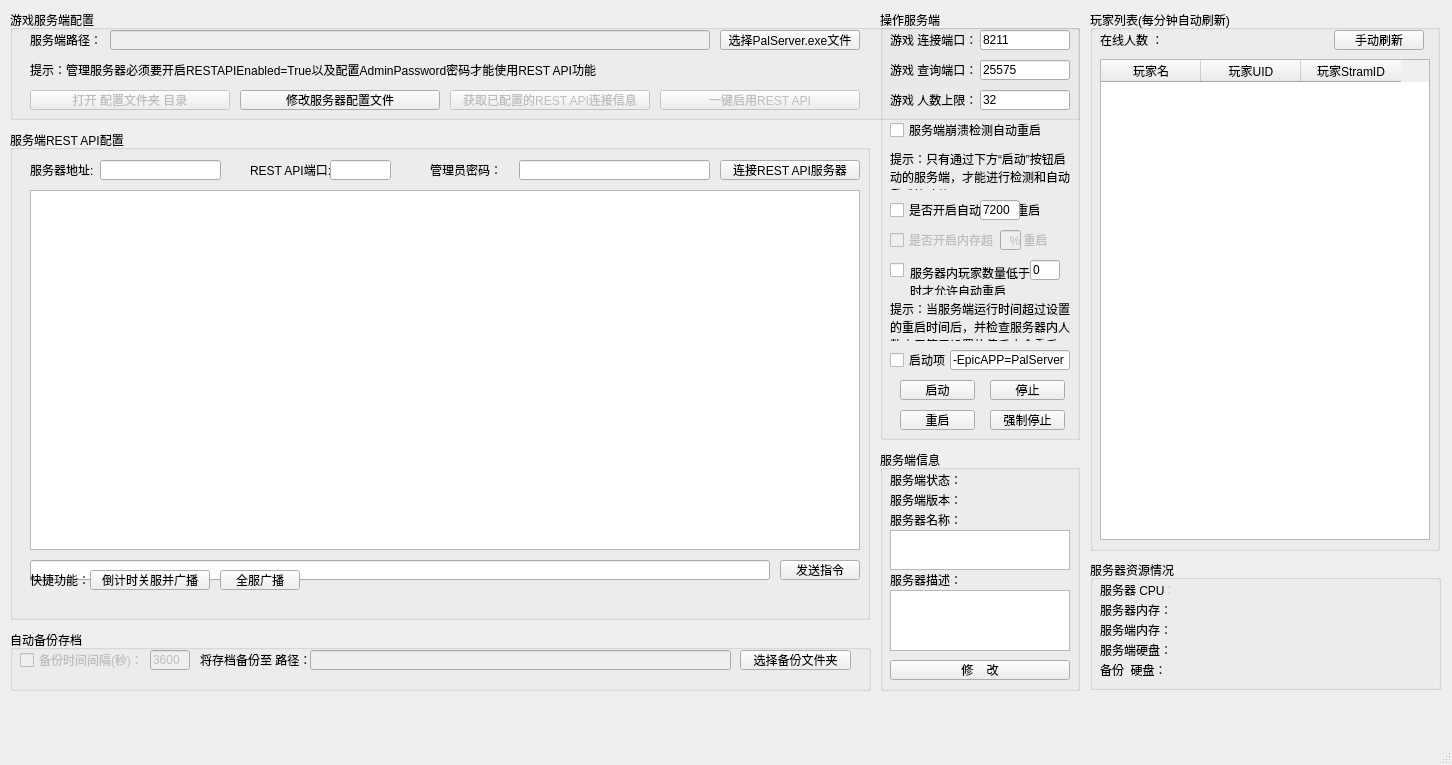
 <widget class="QMainWindow" name="MainWindow">
  <property name="geometry">
   <rect>
    <x>0</x>
    <y>0</y>
    <width>1452</width>
    <height>765</height>
   </rect>
  </property>
  <property name="windowTitle">
   <string>MainWindow</string>
  </property>
  <widget class="QWidget" name="centralwidget">
   <widget class="QGroupBox" name="groupBox">
    <property name="geometry">
     <rect>
      <x>10</x>
      <y>10</y>
      <width>1070</width>
      <height>110</height>
     </rect>
    </property>
    <property name="title">
     <string>游戏服务端配置</string>
    </property>
    <widget class="QLabel" name="label">
     <property name="geometry">
      <rect>
       <x>20</x>
       <y>20</y>
       <width>80</width>
       <height>20</height>
      </rect>
     </property>
     <property name="text">
      <string>服务端路径：</string>
     </property>
    </widget>
    <widget class="QLineEdit" name="line_edit_palserver_path">
     <property name="enabled">
      <bool>false</bool>
     </property>
     <property name="geometry">
      <rect>
       <x>100</x>
       <y>20</y>
       <width>600</width>
       <height>20</height>
      </rect>
     </property>
    </widget>
    <widget class="QPushButton" name="button_select_file">
     <property name="geometry">
      <rect>
       <x>710</x>
       <y>20</y>
       <width>140</width>
       <height>20</height>
      </rect>
     </property>
     <property name="text">
      <string>选择PalServer.exe文件</string>
     </property>
    </widget>
    <widget class="QPushButton" name="button_automatic_api">
     <property name="enabled">
      <bool>false</bool>
     </property>
     <property name="geometry">
      <rect>
       <x>650</x>
       <y>80</y>
       <width>200</width>
       <height>20</height>
      </rect>
     </property>
     <property name="text">
      <string>一键启用REST API</string>
     </property>
    </widget>
    <widget class="QPushButton" name="button_edit_settings">
     <property name="enabled">
      <bool>true</bool>
     </property>
     <property name="geometry">
      <rect>
       <x>230</x>
       <y>80</y>
       <width>200</width>
       <height>20</height>
      </rect>
     </property>
     <property name="text">
      <string>修改服务器配置文件</string>
     </property>
    </widget>
    <widget class="QPushButton" name="button_get_api_config">
     <property name="enabled">
      <bool>false</bool>
     </property>
     <property name="geometry">
      <rect>
       <x>440</x>
       <y>80</y>
       <width>200</width>
       <height>20</height>
      </rect>
     </property>
     <property name="text">
      <string>获取已配置的REST API连接信息</string>
     </property>
    </widget>
    <widget class="QLabel" name="label_5">
     <property name="geometry">
      <rect>
       <x>20</x>
       <y>50</y>
       <width>831</width>
       <height>20</height>
      </rect>
     </property>
     <property name="text">
      <string>提示：管理服务器必须要开启RESTAPIEnabled=True以及配置AdminPassword密码才能使用REST API功能</string>
     </property>
    </widget>
    <widget class="QPushButton" name="button_open_settings_dir">
     <property name="enabled">
      <bool>false</bool>
     </property>
     <property name="geometry">
      <rect>
       <x>20</x>
       <y>80</y>
       <width>200</width>
       <height>20</height>
      </rect>
     </property>
     <property name="text">
      <string>打开 配置文件夹 目录</string>
     </property>
    </widget>
   </widget>
   <widget class="QGroupBox" name="groupBox_2">
    <property name="geometry">
     <rect>
      <x>10</x>
      <y>130</y>
      <width>860</width>
      <height>490</height>
     </rect>
    </property>
    <property name="title">
     <string>服务端REST API配置</string>
    </property>
    <widget class="QLineEdit" name="line_edit_api_addr">
     <property name="geometry">
      <rect>
       <x>90</x>
       <y>30</y>
       <width>121</width>
       <height>20</height>
      </rect>
     </property>
    </widget>
    <widget class="QLabel" name="label_2">
     <property name="geometry">
      <rect>
       <x>20</x>
       <y>30</y>
       <width>80</width>
       <height>20</height>
      </rect>
     </property>
     <property name="text">
      <string>服务器地址:</string>
     </property>
    </widget>
    <widget class="QLineEdit" name="line_edit_api_password">
     <property name="geometry">
      <rect>
       <x>509</x>
       <y>30</y>
       <width>191</width>
       <height>20</height>
      </rect>
     </property>
     <property name="text">
      <string/>
     </property>
     <property name="echoMode">
      <enum>QLineEdit::Password</enum>
     </property>
    </widget>
    <widget class="QLineEdit" name="line_edit_api_port">
     <property name="geometry">
      <rect>
       <x>320</x>
       <y>30</y>
       <width>61</width>
       <height>20</height>
      </rect>
     </property>
    </widget>
    <widget class="QLabel" name="label_3">
     <property name="geometry">
      <rect>
       <x>240</x>
       <y>30</y>
       <width>80</width>
       <height>20</height>
      </rect>
     </property>
     <property name="text">
      <string>REST API端口:</string>
     </property>
    </widget>
    <widget class="QLabel" name="label_4">
     <property name="geometry">
      <rect>
       <x>420</x>
       <y>30</y>
       <width>80</width>
       <height>20</height>
      </rect>
     </property>
     <property name="text">
      <string>管理员密码：</string>
     </property>
    </widget>
    <widget class="QPushButton" name="button_test_connect">
     <property name="enabled">
      <bool>true</bool>
     </property>
     <property name="geometry">
      <rect>
       <x>710</x>
       <y>30</y>
       <width>140</width>
       <height>20</height>
      </rect>
     </property>
     <property name="text">
      <string>连接REST API服务器</string>
     </property>
    </widget>
    <widget class="QTextBrowser" name="text_browser_api_server">
     <property name="enabled">
      <bool>true</bool>
     </property>
     <property name="geometry">
      <rect>
       <x>20</x>
       <y>60</y>
       <width>830</width>
       <height>360</height>
      </rect>
     </property>
     <property name="mouseTracking">
      <bool>true</bool>
     </property>
     <property name="acceptDrops">
      <bool>true</bool>
     </property>
    </widget>
    <widget class="QPushButton" name="button_send_command">
     <property name="geometry">
      <rect>
       <x>770</x>
       <y>430</y>
       <width>80</width>
       <height>20</height>
      </rect>
     </property>
     <property name="visible">
      <bool>false</bool>
     </property>
     <property name="text">
      <string>发送指令</string>
     </property>
    </widget>
    <widget class="QLineEdit" name="line_edit_command">
     <property name="geometry">
      <rect>
       <x>20</x>
       <y>430</y>
       <width>740</width>
       <height>20</height>
      </rect>
     </property>
     <property name="visible">
      <bool>false</bool>
     </property>
    </widget>
    <widget class="QLabel" name="label_13">
     <property name="geometry">
      <rect>
       <x>20</x>
       <y>440</y>
       <width>60</width>
       <height>20</height>
      </rect>
     </property>
     <property name="text">
      <string>快捷功能：</string>
     </property>
    </widget>
    <widget class="QPushButton" name="button_countdown_stop">
     <property name="geometry">
      <rect>
       <x>80</x>
       <y>440</y>
       <width>120</width>
       <height>20</height>
      </rect>
     </property>
     <property name="text">
      <string>倒计时关服并广播</string>
     </property>
    </widget>
    <widget class="QPushButton" name="button_broadcast">
     <property name="geometry">
      <rect>
       <x>210</x>
       <y>440</y>
       <width>80</width>
       <height>20</height>
      </rect>
     </property>
     <property name="text">
      <string>全服广播</string>
     </property>
    </widget>
   </widget>
   <widget class="QGroupBox" name="groupBox_3">
    <property name="geometry">
     <rect>
      <x>880</x>
      <y>10</y>
      <width>200</width>
      <height>430</height>
     </rect>
    </property>
    <property name="title">
     <string>操作服务端</string>
    </property>
    <widget class="QLabel" name="label_6">
     <property name="geometry">
      <rect>
       <x>10</x>
       <y>20</y>
       <width>90</width>
       <height>20</height>
      </rect>
     </property>
     <property name="text">
      <string>游戏 连接端口：</string>
     </property>
    </widget>
    <widget class="QLineEdit" name="line_edit_game_port">
     <property name="geometry">
      <rect>
       <x>100</x>
       <y>20</y>
       <width>90</width>
       <height>20</height>
      </rect>
     </property>
     <property name="text">
      <string>8211</string>
     </property>
    </widget>
    <widget class="QLabel" name="label_7">
     <property name="geometry">
      <rect>
       <x>10</x>
       <y>50</y>
       <width>90</width>
       <height>20</height>
      </rect>
     </property>
     <property name="text">
      <string>游戏 查询端口：</string>
     </property>
    </widget>
    <widget class="QLineEdit" name="line_edit_game_publicport">
     <property name="geometry">
      <rect>
       <x>100</x>
       <y>50</y>
       <width>90</width>
       <height>20</height>
      </rect>
     </property>
     <property name="text">
      <string>25575</string>
     </property>
    </widget>
    <widget class="QCheckBox" name="check_box_auto_restart">
     <property name="geometry">
      <rect>
       <x>10</x>
       <y>190</y>
       <width>170</width>
       <height>20</height>
      </rect>
     </property>
     <property name="text">
      <string>是否开启自动       秒重启</string>
     </property>
    </widget>
    <widget class="QLineEdit" name="line_edit_auto_restart_time_limit">
     <property name="geometry">
      <rect>
       <x>100</x>
       <y>190</y>
       <width>40</width>
       <height>20</height>
      </rect>
     </property>
     <property name="text">
      <string>7200</string>
     </property>
    </widget>
    <widget class="QLabel" name="label_8">
     <property name="geometry">
      <rect>
       <x>30</x>
       <y>254</y>
       <width>150</width>
       <height>31</height>
      </rect>
     </property>
     <property name="text">
      <string>服务器内玩家数量低于     人时才允许自动重启</string>
     </property>
     <property name="scaledContents">
      <bool>false</bool>
     </property>
     <property name="alignment">
      <set>Qt::AlignLeading|Qt::AlignLeft|Qt::AlignTop</set>
     </property>
     <property name="wordWrap">
      <bool>true</bool>
     </property>
    </widget>
    <widget class="QCheckBox" name="check_box_auto_restart_player">
     <property name="geometry">
      <rect>
       <x>10</x>
       <y>250</y>
       <width>170</width>
       <height>20</height>
      </rect>
     </property>
     <property name="text">
      <string/>
     </property>
    </widget>
    <widget class="QLineEdit" name="line_edit_auto_restart_player_limit">
     <property name="geometry">
      <rect>
       <x>150</x>
       <y>250</y>
       <width>30</width>
       <height>20</height>
      </rect>
     </property>
     <property name="text">
      <string>0</string>
     </property>
    </widget>
    <widget class="QLabel" name="label_9">
     <property name="geometry">
      <rect>
       <x>10</x>
       <y>290</y>
       <width>180</width>
       <height>41</height>
      </rect>
     </property>
     <property name="text">
      <string>提示：当服务端运行时间超过设置的重启时间后，并检查服务器内人数小于等于设置的值后才会重启。</string>
     </property>
     <property name="scaledContents">
      <bool>false</bool>
     </property>
     <property name="alignment">
      <set>Qt::AlignLeading|Qt::AlignLeft|Qt::AlignTop</set>
     </property>
     <property name="wordWrap">
      <bool>true</bool>
     </property>
    </widget>
    <widget class="QPushButton" name="button_game_start">
     <property name="geometry">
      <rect>
       <x>20</x>
       <y>370</y>
       <width>75</width>
       <height>20</height>
      </rect>
     </property>
     <property name="text">
      <string>启动</string>
     </property>
    </widget>
    <widget class="QPushButton" name="button_game_stop">
     <property name="geometry">
      <rect>
       <x>110</x>
       <y>370</y>
       <width>75</width>
       <height>20</height>
      </rect>
     </property>
     <property name="text">
      <string>停止</string>
     </property>
    </widget>
    <widget class="QPushButton" name="button_game_restart">
     <property name="geometry">
      <rect>
       <x>20</x>
       <y>400</y>
       <width>75</width>
       <height>20</height>
      </rect>
     </property>
     <property name="text">
      <string>重启</string>
     </property>
    </widget>
    <widget class="QPushButton" name="button_game_kill">
     <property name="geometry">
      <rect>
       <x>110</x>
       <y>400</y>
       <width>75</width>
       <height>20</height>
      </rect>
     </property>
     <property name="text">
      <string>强制停止</string>
     </property>
    </widget>
    <widget class="QLabel" name="label_10">
     <property name="geometry">
      <rect>
       <x>10</x>
       <y>80</y>
       <width>90</width>
       <height>20</height>
      </rect>
     </property>
     <property name="text">
      <string>游戏 人数上限：</string>
     </property>
    </widget>
    <widget class="QLineEdit" name="line_edit_game_player_limit">
     <property name="geometry">
      <rect>
       <x>100</x>
       <y>80</y>
       <width>90</width>
       <height>20</height>
      </rect>
     </property>
     <property name="text">
      <string>32</string>
     </property>
    </widget>
    <widget class="QCheckBox" name="check_box_crash_detection">
     <property name="geometry">
      <rect>
       <x>10</x>
       <y>110</y>
       <width>170</width>
       <height>20</height>
      </rect>
     </property>
     <property name="text">
      <string>服务端崩溃检测自动重启</string>
     </property>
    </widget>
    <widget class="QLabel" name="label_16">
     <property name="geometry">
      <rect>
       <x>10</x>
       <y>140</y>
       <width>180</width>
       <height>40</height>
      </rect>
     </property>
     <property name="text">
      <string>提示：只有通过下方“启动”按钮启动的服务端，才能进行检测和自动重启等功能。</string>
     </property>
     <property name="scaledContents">
      <bool>false</bool>
     </property>
     <property name="alignment">
      <set>Qt::AlignLeading|Qt::AlignLeft|Qt::AlignTop</set>
     </property>
     <property name="wordWrap">
      <bool>true</bool>
     </property>
    </widget>
    <widget class="QLineEdit" name="line_edit_auto_restart_mem_limit">
     <property name="enabled">
      <bool>false</bool>
     </property>
     <property name="geometry">
      <rect>
       <x>120</x>
       <y>220</y>
       <width>21</width>
       <height>20</height>
      </rect>
     </property>
     <property name="text">
      <string/>
     </property>
    </widget>
    <widget class="QCheckBox" name="check_box_auto_restart_mem">
     <property name="enabled">
      <bool>false</bool>
     </property>
     <property name="geometry">
      <rect>
       <x>10</x>
       <y>220</y>
       <width>170</width>
       <height>20</height>
      </rect>
     </property>
     <property name="text">
      <string>是否开启内存超     % 重启</string>
     </property>
    </widget>
    <widget class="QCheckBox" name="check_box_launch_options">
     <property name="geometry">
      <rect>
       <x>10</x>
       <y>340</y>
       <width>180</width>
       <height>20</height>
      </rect>
     </property>
     <property name="text">
      <string>启动项</string>
     </property>
    </widget>
    <widget class="QLineEdit" name="line_edit_launch_options">
     <property name="geometry">
      <rect>
       <x>70</x>
       <y>340</y>
       <width>120</width>
       <height>20</height>
      </rect>
     </property>
     <property name="text">
      <string>-EpicAPP=PalServer</string>
     </property>
    </widget>
   </widget>
   <widget class="QGroupBox" name="groupBox_4">
    <property name="geometry">
     <rect>
      <x>880</x>
      <y>450</y>
      <width>200</width>
      <height>241</height>
     </rect>
    </property>
    <property name="title">
     <string>服务端信息</string>
    </property>
    <widget class="QLabel" name="label_11">
     <property name="geometry">
      <rect>
       <x>10</x>
       <y>40</y>
       <width>80</width>
       <height>20</height>
      </rect>
     </property>
     <property name="text">
      <string>服务端版本：</string>
     </property>
    </widget>
    <widget class="QLabel" name="label_12">
     <property name="geometry">
      <rect>
       <x>10</x>
       <y>60</y>
       <width>80</width>
       <height>20</height>
      </rect>
     </property>
     <property name="text">
      <string>服务器名称：</string>
     </property>
    </widget>
    <widget class="QLabel" name="label_server_version">
     <property name="geometry">
      <rect>
       <x>80</x>
       <y>40</y>
       <width>110</width>
       <height>20</height>
      </rect>
     </property>
     <property name="text">
      <string/>
     </property>
    </widget>
    <widget class="QTextEdit" name="text_edit_server_name">
     <property name="geometry">
      <rect>
       <x>10</x>
       <y>80</y>
       <width>180</width>
       <height>40</height>
      </rect>
     </property>
     <property name="html">
      <string>&lt;!DOCTYPE HTML PUBLIC &quot;-//W3C//DTD HTML 4.0//EN&quot; &quot;http://www.w3.org/TR/REC-html40/strict.dtd&quot;&gt;
&lt;html&gt;&lt;head&gt;&lt;meta name=&quot;qrichtext&quot; content=&quot;1&quot; /&gt;&lt;style type=&quot;text/css&quot;&gt;
p, li { white-space: pre-wrap; }
&lt;/style&gt;&lt;/head&gt;&lt;body style=&quot; font-family:'SimSun'; font-size:9pt; font-weight:400; font-style:normal;&quot;&gt;
&lt;p style=&quot;-qt-paragraph-type:empty; margin-top:0px; margin-bottom:0px; margin-left:0px; margin-right:0px; -qt-block-indent:0; text-indent:0px;&quot;&gt;&lt;br /&gt;&lt;/p&gt;&lt;/body&gt;&lt;/html&gt;</string>
     </property>
    </widget>
    <widget class="QPushButton" name="button_edit_server_name">
     <property name="enabled">
      <bool>true</bool>
     </property>
     <property name="geometry">
      <rect>
       <x>10</x>
       <y>210</y>
       <width>180</width>
       <height>20</height>
      </rect>
     </property>
     <property name="text">
      <string>修    改</string>
     </property>
    </widget>
    <widget class="QLabel" name="label_17">
     <property name="geometry">
      <rect>
       <x>10</x>
       <y>20</y>
       <width>80</width>
       <height>20</height>
      </rect>
     </property>
     <property name="text">
      <string>服务端状态：</string>
     </property>
    </widget>
    <widget class="QLabel" name="label_server_status">
     <property name="geometry">
      <rect>
       <x>80</x>
       <y>20</y>
       <width>110</width>
       <height>20</height>
      </rect>
     </property>
     <property name="text">
      <string/>
     </property>
    </widget>
    <widget class="QLabel" name="label_23">
     <property name="geometry">
      <rect>
       <x>10</x>
       <y>120</y>
       <width>80</width>
       <height>20</height>
      </rect>
     </property>
     <property name="text">
      <string>服务器描述：</string>
     </property>
    </widget>
    <widget class="QTextEdit" name="text_edit_server_description">
     <property name="geometry">
      <rect>
       <x>10</x>
       <y>140</y>
       <width>180</width>
       <height>61</height>
      </rect>
     </property>
     <property name="html">
      <string>&lt;!DOCTYPE HTML PUBLIC &quot;-//W3C//DTD HTML 4.0//EN&quot; &quot;http://www.w3.org/TR/REC-html40/strict.dtd&quot;&gt;
&lt;html&gt;&lt;head&gt;&lt;meta name=&quot;qrichtext&quot; content=&quot;1&quot; /&gt;&lt;style type=&quot;text/css&quot;&gt;
p, li { white-space: pre-wrap; }
&lt;/style&gt;&lt;/head&gt;&lt;body style=&quot; font-family:'SimSun'; font-size:9pt; font-weight:400; font-style:normal;&quot;&gt;
&lt;p style=&quot;-qt-paragraph-type:empty; margin-top:0px; margin-bottom:0px; margin-left:0px; margin-right:0px; -qt-block-indent:0; text-indent:0px;&quot;&gt;&lt;br /&gt;&lt;/p&gt;&lt;/body&gt;&lt;/html&gt;</string>
     </property>
    </widget>
   </widget>
   <widget class="QGroupBox" name="groupBox_5">
    <property name="geometry">
     <rect>
      <x>1090</x>
      <y>10</y>
      <width>350</width>
      <height>541</height>
     </rect>
    </property>
    <property name="title">
     <string>玩家列表(每分钟自动刷新)</string>
    </property>
    <widget class="QTableWidget" name="table_widget_player_list">
     <property name="geometry">
      <rect>
       <x>10</x>
       <y>49</y>
       <width>330</width>
       <height>481</height>
      </rect>
     </property>
     <column>
      <property name="text">
       <string>玩家名</string>
      </property>
     </column>
     <column>
      <property name="text">
       <string>玩家UID</string>
      </property>
     </column>
     <column>
      <property name="text">
       <string>玩家StramID</string>
      </property>
     </column>
    </widget>
    <widget class="QLabel" name="label_15">
     <property name="geometry">
      <rect>
       <x>10</x>
       <y>20</y>
       <width>80</width>
       <height>20</height>
      </rect>
     </property>
     <property name="text">
      <string>在线人数 ：</string>
     </property>
    </widget>
    <widget class="QLabel" name="label_online_player">
     <property name="geometry">
      <rect>
       <x>80</x>
       <y>20</y>
       <width>110</width>
       <height>20</height>
      </rect>
     </property>
     <property name="text">
      <string/>
     </property>
    </widget>
    <widget class="QPushButton" name="button_refresh_player_list">
     <property name="geometry">
      <rect>
       <x>244</x>
       <y>20</y>
       <width>90</width>
       <height>20</height>
      </rect>
     </property>
     <property name="text">
      <string>手动刷新</string>
     </property>
    </widget>
   </widget>
   <widget class="QGroupBox" name="groupBox_6">
    <property name="geometry">
     <rect>
      <x>10</x>
      <y>630</y>
      <width>861</width>
      <height>61</height>
     </rect>
    </property>
    <property name="title">
     <string>自动备份存档</string>
    </property>
    <widget class="QLabel" name="label_14">
     <property name="geometry">
      <rect>
       <x>190</x>
       <y>20</y>
       <width>121</width>
       <height>20</height>
      </rect>
     </property>
     <property name="text">
      <string>将存档备份至 路径：</string>
     </property>
    </widget>
    <widget class="QLineEdit" name="line_edit_backup_path">
     <property name="enabled">
      <bool>false</bool>
     </property>
     <property name="geometry">
      <rect>
       <x>300</x>
       <y>20</y>
       <width>421</width>
       <height>20</height>
      </rect>
     </property>
    </widget>
    <widget class="QPushButton" name="button_select_backup_dir">
     <property name="geometry">
      <rect>
       <x>730</x>
       <y>20</y>
       <width>111</width>
       <height>20</height>
      </rect>
     </property>
     <property name="text">
      <string>选择备份文件夹</string>
     </property>
    </widget>
    <widget class="QLineEdit" name="line_edit_auto_backup_time_limit">
     <property name="enabled">
      <bool>false</bool>
     </property>
     <property name="geometry">
      <rect>
       <x>140</x>
       <y>20</y>
       <width>40</width>
       <height>20</height>
      </rect>
     </property>
     <property name="text">
      <string>3600</string>
     </property>
    </widget>
    <widget class="QCheckBox" name="check_box_auto_backup">
     <property name="enabled">
      <bool>false</bool>
     </property>
     <property name="geometry">
      <rect>
       <x>10</x>
       <y>20</y>
       <width>121</width>
       <height>20</height>
      </rect>
     </property>
     <property name="text">
      <string>备份时间间隔(秒)：</string>
     </property>
    </widget>
   </widget>
   <widget class="QGroupBox" name="groupBox_8">
    <property name="geometry">
     <rect>
      <x>1090</x>
      <y>560</y>
      <width>351</width>
      <height>130</height>
     </rect>
    </property>
    <property name="title">
     <string>服务器资源情况</string>
    </property>
    <widget class="QLabel" name="label_18">
     <property name="geometry">
      <rect>
       <x>10</x>
       <y>20</y>
       <width>70</width>
       <height>20</height>
      </rect>
     </property>
     <property name="text">
      <string>服务器 CPU：</string>
     </property>
    </widget>
    <widget class="QLabel" name="label_19">
     <property name="geometry">
      <rect>
       <x>10</x>
       <y>40</y>
       <width>70</width>
       <height>20</height>
      </rect>
     </property>
     <property name="text">
      <string>服务器内存：</string>
     </property>
    </widget>
    <widget class="QLabel" name="label_cpu_info">
     <property name="geometry">
      <rect>
       <x>88</x>
       <y>20</y>
       <width>160</width>
       <height>20</height>
      </rect>
     </property>
     <property name="text">
      <string/>
     </property>
    </widget>
    <widget class="QLabel" name="label_mem_info">
     <property name="geometry">
      <rect>
       <x>89</x>
       <y>40</y>
       <width>160</width>
       <height>20</height>
      </rect>
     </property>
     <property name="text">
      <string/>
     </property>
    </widget>
    <widget class="QLabel" name="label_20">
     <property name="geometry">
      <rect>
       <x>10</x>
       <y>60</y>
       <width>91</width>
       <height>20</height>
      </rect>
     </property>
     <property name="text">
      <string>服务端内存：</string>
     </property>
    </widget>
    <widget class="QLabel" name="label_21">
     <property name="geometry">
      <rect>
       <x>10</x>
       <y>80</y>
       <width>91</width>
       <height>20</height>
      </rect>
     </property>
     <property name="text">
      <string>服务端硬盘：</string>
     </property>
    </widget>
    <widget class="QLabel" name="label_mem_info_2">
     <property name="geometry">
      <rect>
       <x>89</x>
       <y>60</y>
       <width>160</width>
       <height>20</height>
      </rect>
     </property>
     <property name="text">
      <string/>
     </property>
    </widget>
    <widget class="QLabel" name="label_22">
     <property name="geometry">
      <rect>
       <x>10</x>
       <y>100</y>
       <width>90</width>
       <height>20</height>
      </rect>
     </property>
     <property name="text">
      <string>备份  硬盘：</string>
     </property>
    </widget>
    <widget class="QLabel" name="label_disk_info">
     <property name="geometry">
      <rect>
       <x>89</x>
       <y>80</y>
       <width>160</width>
       <height>20</height>
      </rect>
     </property>
     <property name="text">
      <string/>
     </property>
    </widget>
    <widget class="QLabel" name="label_disk_info_2">
     <property name="geometry">
      <rect>
       <x>89</x>
       <y>100</y>
       <width>160</width>
       <height>20</height>
      </rect>
     </property>
     <property name="text">
      <string/>
     </property>
    </widget>
   </widget>
  </widget>
  <widget class="QStatusBar" name="statusbar"/>
  <widget class="QMenuBar" name="menubar">
   <property name="geometry">
    <rect>
     <x>0</x>
     <y>0</y>
     <width>1452</width>
     <height>23</height>
    </rect>
   </property>
  </widget>
 </widget>
